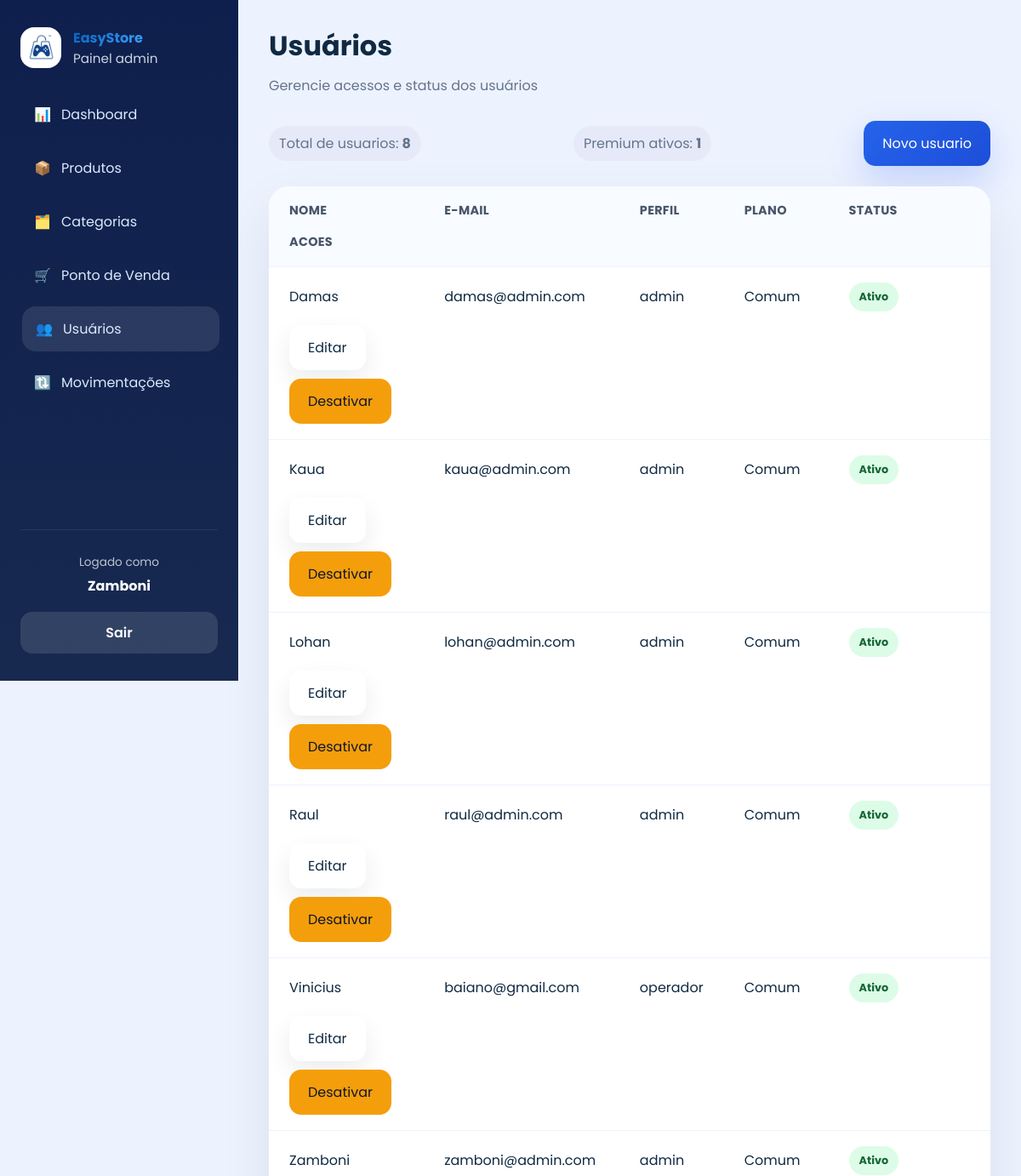
The app's page /usuarios/ (signed in, upper part), older data.
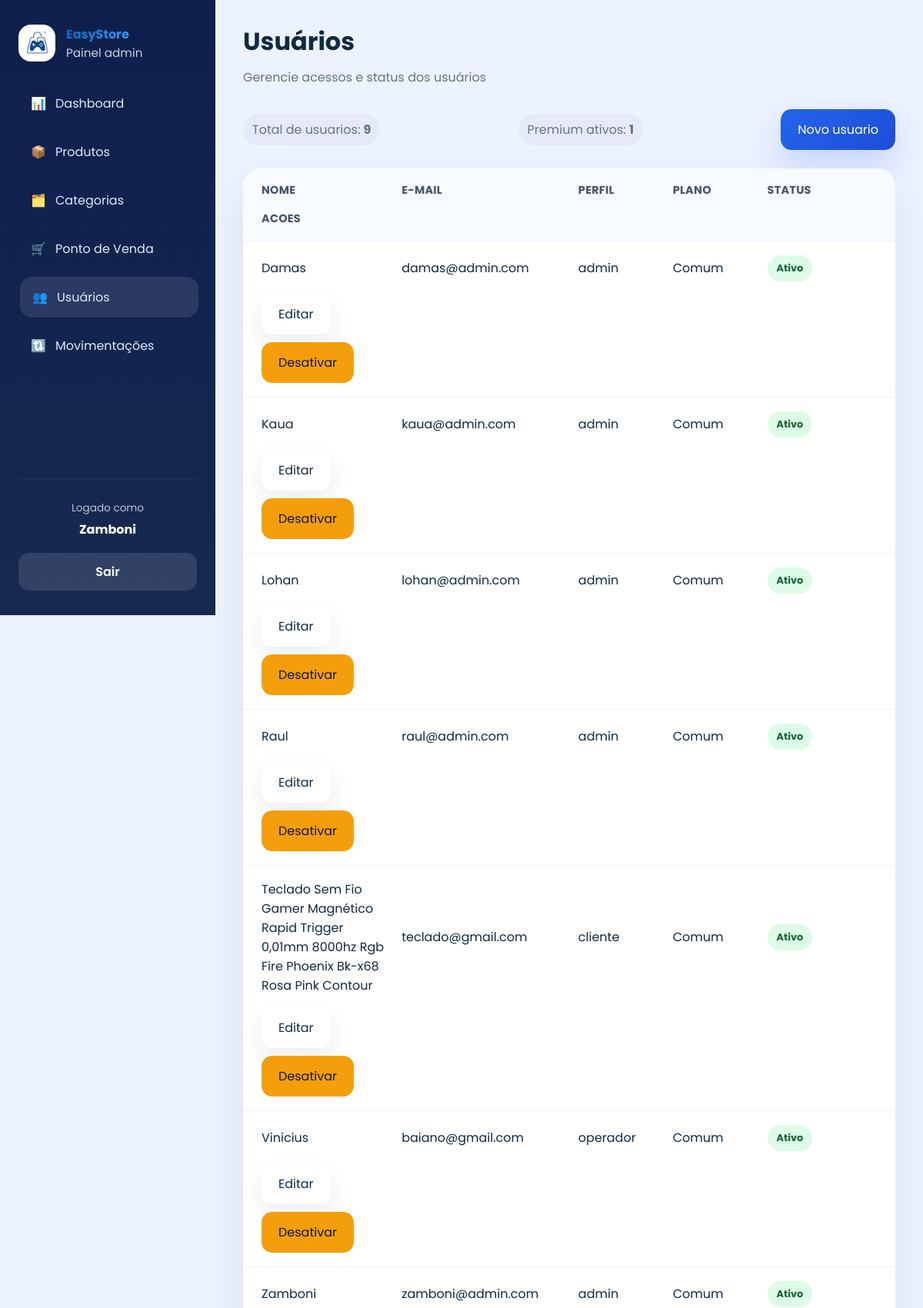
The same page, newer data.
### app/models/usuario.py (models this page shows)
class Usuario(Base):
    __tablename__ = "usuarios"
    id = Column(Integer, primary_key=True, autoincrement=True)
    nome = Column(String(167), nullable=False)
    email = Column(String(167), unique=True, index=True, nullable=False)
    senha_hash = Column(String(255), nullable=False)
    role = Column(String(20), nullable=False, default="operador")
    ativo = Column(Boolean, default=True)
    criado_em = Column(DateTime, server_default=func.now())
    xp_total = Column(Integer, nullable=False, default=0)
    nivel = Column(Integer, nullable=False, default=1)
    moedas_resgate = Column(Integer, nullable=False, default=0)
    cliente_perfil = relationship(
        "Cliente",
        back_populates="usuario",
        uselist=False,
    )

### app/controllers/admin_controller.py (the view)
@router.get("/")
def listar_usuarios(request: Request, db: Session = Depends(get_db), usuario = Depends(get_usuario_logado)):
    role = usuario.get("role")
    if role not in ("admin", "operador"):
        raise HTTPException(status_code=403, detail="Acesso negado")
    usuarios = db.query(Usuario).order_by(Usuario.nome).all()
    return templates.TemplateResponse(
        request,
        "admin/usuarios.html",
        {
            "request": request,
            "usuario": usuario,
            "usuarios": usuarios,
            "page_title": "Usuários",
            "page_subtitle": "Gerencie acessos e status dos usuários",
            "css_path": "css/cadastros.css",
            "active": "usuarios",
        }
    )

### app/templates/admin/usuarios.html
{% extends "admin/base.html" %}
{% block content %}
<div class="table-actions">
  <div class="detail-pill">Total de usuarios: <strong>{{ usuarios|length }}</strong></div>
  <div class="detail-pill premium-count">Premium ativos: <strong>{{ usuarios|selectattr('cliente_perfil.is_associado')|selectattr('ativo')|list|length }}</strong></div>
  {% if usuario and (usuario.role if usuario is not mapping else usuario.get('role')) == 'admin' %}
  <a href="/usuarios/novo" class="btn btn-primary">Novo usuario</a>
  {% endif %}
</div>
<div class="table-card users-table">
  <div class="table-row header">
    <div>Nome</div>
    <div>E-mail</div>
    <div>Perfil</div>
    <div>Plano</div>
    <div>Status</div>
    <div>Acoes</div>
  </div>
  {% for u in usuarios %}
  {% set premium_ativo = u.cliente_perfil and u.cliente_perfil.is_associado and u.ativo and u.cliente_perfil.ativo %}
  <div class="table-row {% if premium_ativo %}premium-user{% endif %}">
    <div>{{ u.nome }}</div>
    <div>{{ u.email }}</div>
    <div>{{ u.role }}</div>
    <div>
      {% if u.cliente_perfil and u.cliente_perfil.is_associado %}
        <span class="plan-badge premium">Premium 5%</span>
        <small class="plan-note">{{ 'Apto ao desconto' if premium_ativo else 'Plano inativo' }}</small>
      {% else %}
        <span class="plan-badge standard">Comum</span>
      {% endif %}
    </div>
    <div><span class="status-badge {% if u.ativo %}active{% else %}inactive{% endif %}">{{ 'Ativo' if u.ativo else 'Inativo' }}</span></div>
    <div class="actions">
      {% if usuario and (usuario.role if usuario is not mapping else usuario.get('role')) == 'admin' %}
      <a href="/usuarios/{{ u.id }}/editar" class="btn btn-secondary">Editar</a>
      <form action="/usuarios/{{ u.id }}/toggle-ativo" method="post"><button type="submit" class="btn btn-warning">{% if u.ativo %}Desativar{% else %}Ativar{% endif %}</button></form>
      {% else %}
      <span class="muted">Somente administradores</span>
      {% endif %}
    </div>
  </div>
  {% endfor %}
</div>
{% endblock %}

### app/templates/admin/base.html (shortened to what this page needs)
<!DOCTYPE html>
<html lang="pt-br">
<head>
  <link rel="stylesheet" href="{{ request.url_for('static', path='css/admin.css') }}">
  {% if css_path and css_path != 'css/admin.css' %}
  <link rel="stylesheet" href="{{ request.url_for('static', path=css_path) }}?v=4">
  {% endif %}
</head>
<body>
  <div class="admin-layout">
    <aside class="sidebar">
      <div class="brand-block">
        <img src="{{ request.url_for('static', path='img/logo.png') }}" alt="EasyStore" class="brand-logo">
        <div>
          <strong>EasyStore</strong>
          <span>Painel admin</span>
        </div>
      </div>
      <nav class="sidebar-nav">
        <a href="/admin" class="{% if active == 'home' %}active{% endif %}"><span>📊</span>Dashboard</a>
        <a href="/produtos" class="{% if active == 'produtos' %}active{% endif %}"><span>📦</span>Produtos</a>
        <a href="/categorias" class="{% if active == 'categorias' %}active{% endif %}"><span>🗂️</span>Categorias</a>
        {% if usuario %}
          {% if usuario is mapping %}
            {% set role = usuario.get('role') %}
            {% set logged_name = usuario.get('nome', usuario.get('sub', 'Usuário')) %}
          {% else %}
            {% set role = usuario.role %}
            {% set logged_name = usuario.nome if usuario.nome else 'Usuário' %}
          {% endif %}
          {% if role == 'admin' %}
            <a href="/admin/pos" class="{% if active == 'pos' %}active{% endif %}"><span>🛒</span>Ponto de Venda</a>
          {% elif role == 'operador' %}
            <a href="/pdv" class="{% if active == 'pos' %}active{% endif %}"><span>🛒</span>Ponto de Venda</a>
          {% endif %}
        {% else %}
          {% set role = None %}
          {% set logged_name = 'Usuário' %}
        {% endif %}
        <a href="/usuarios" class="{% if active == 'usuarios' %}active{% endif %}"><span>👥</span>Usuários</a>
        <a href="/movimentacoes" class="{% if active == 'movimentacoes' %}active{% endif %}"><span>🔃</span>Movimentações</a>
      </nav>
      <div class="sidebar-footer">
        <div class="profile-card">
          <span>Logado como</span>
          <strong>{{ logged_name }}</strong>
        </div>
        <a href="/auth/logout" class="logout-btn">Sair</a>
      </div>
    </aside>
    <main class="admin-content">
      <header class="topbar">
        <div>
          <h1>{{ page_title }}</h1>
          {% if page_subtitle %}
          <p class="subtitle">{{ page_subtitle }}</p>
          {% endif %}
        </div>
      </header>
      <section class="page-body">
        {% block content %}{% endblock %}
      </section>
    </main>
  </div>
</body>
</html>

### app/static/css/admin.css (style rules this page uses)
:root { --bg: #edf2ff; --surface: #ffffff; --surface-soft: #f8fafc; --text: #102a43; --muted: #64748b; --primary: #2563eb; --primary-dark: #1d4ed8; --success: #16a34a; --warning: #f59e0b; --danger: #dc2626; --radius: 24px; --shadow: 0 24px 60px rgba(15, 23, 42, 0.08); --transition: 0.25s ease; --color-dark: #0262bd; --color-primary: #3fa1fc; }
* { box-sizing: border-box; margin: 0; padding: 0; }
html, body { min-height: 100%; background: var(--bg); color: var(--text); font-family: 'Poppins', sans-serif; }
body { overflow-x: hidden; }
a { color: inherit; text-decoration: none; }
button { cursor: pointer; font: inherit; }
.admin-layout { display: grid; grid-template-columns: 280px 1fr; min-height: 100vh; }
.sidebar { background: linear-gradient(180deg, #0e1f4d 0%, #17294f 100%); display: flex; flex-direction: column; gap: 28px; padding: 32px 24px; position: sticky; top: 0; height: 100vh; overflow: auto; }
.brand-block { align-items: center; display: flex; gap: 14px; }
.brand-logo { background: #ffffff; border-radius: 16px; height: 48px; object-fit: contain; padding: 8px; width: 48px; }
.brand-block strong { background: linear-gradient(135deg, var(--color-dark) 0%, var(--color-primary) 100%); background-clip: text; -webkit-background-clip: text; -webkit-text-fill-color: transparent; }
.brand-block span { color: #cbd5e1; display: block; font-size: 0.95rem; }
.sidebar-nav { display: grid; gap: 10px; }
.sidebar-nav a { align-items: center; border-radius: 16px; color: #dbeafe; display: flex; gap: 12px; padding: 14px 16px; transition: background var(--transition), transform var(--transition); }
.sidebar-nav a:hover, .sidebar-nav a.active { background: rgba(255, 255, 255, 0.1); transform: translateX(2px); }
.sidebar-nav span { font-size: 1rem; width: 20px; }
.sidebar-footer { border-top: 1px solid rgba(255, 255, 255, 0.08); display: flex; flex-direction: column; gap: 18px; margin-top: auto; padding-top: 24px; }
.profile-card span { color: rgba(255, 255, 255, 0.72); font-size: 0.85rem; }
.profile-card strong { color: #ffffff; display: block; margin-top: 4px; }
.profile-card { text-align: center; }
.logout-btn { background: rgba(255, 255, 255, 0.12); border-radius: 14px; color: #f8fafc; font-weight: 600; padding: 12px 14px; text-align: center; }
.admin-content { padding: 30px 36px; }
.topbar { align-items: flex-start; display: flex; gap: 18px; justify-content: space-between; margin-bottom: 28px; }
.topbar h1 { font-size: 2rem; }
.subtitle { color: var(--muted); line-height: 1.6; margin-top: 10px; }
.page-body { display: grid; gap: 24px; }
.btn { align-items: center; border: none; border-radius: 14px; display: inline-flex; justify-content: center; padding: 14px 22px; transition: transform var(--transition), box-shadow var(--transition); }
.btn-primary { background: linear-gradient(135deg, var(--primary), var(--primary-dark)); box-shadow: 0 16px 40px rgba(37, 99, 235, 0.22); color: #ffffff; }
.btn-secondary { background: var(--surface); box-shadow: 0 12px 28px rgba(15, 23, 42, 0.08); color: var(--text); }
.btn-warning { background: var(--warning); color: #0f172a; }
.card, .table-card, .form-card { background: var(--surface); border-radius: var(--radius); box-shadow: var(--shadow); }
.table-card { overflow: hidden; }
.table-row { align-items: center; border-bottom: 1px solid #eef2ff; display: grid; gap: 16px; padding: 18px 24px; }
.table-row.header { background: #f8fbff; color: #475569; font-size: 0.9rem; font-weight: 700; letter-spacing: 0.02em; text-transform: uppercase; }
.actions { display: flex; flex-wrap: wrap; gap: 10px; }
.status-badge { border-radius: 999px; display: inline-flex; font-size: 0.8rem; font-weight: 700; padding: 8px 12px; }
.status-badge.active, .status-badge.entrada { background: #dcfce7; color: #166534; }
.page-actions, .table-actions { align-items: center; display: flex; flex-wrap: wrap; gap: 16px; justify-content: space-between; }
.detail-pill { background: rgba(15, 23, 42, 0.03); border-radius: 999px; color: var(--muted); padding: 8px 12px; }

### app/static/css/cadastros.css (style rules this page uses)
.users-table .table-row { grid-template-columns: 1.4fr 1.8fr 0.9fr 0.9fr 1.2fr; }

Row changes from the older to the newer data that the page shows:
added Usuario: nome "Teclado Sem Fio Gamer Magnético Rapid Trigger 0,01mm 8000hz Rgb Fire Phoenix Bk-x68 Rosa Pink Contour", email "teclado@gmail.com", role "cliente", ativo "Ativo", shows "Desativar"
Text that changed along with them:
{{ usuarios|length }}: "8" → "9"
